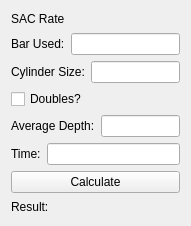
    <widget class="QWidget" name="layoutWidget">
     <property name="geometry">
      <rect>
       <x>200</x>
       <y>10</y>
       <width>191</width>
       <height>226</height>
      </rect>
     </property>
     <layout class="QVBoxLayout" name="SACRate">
      <item>
       <widget class="QLabel" name="SACRate_Title">
        <property name="text">
         <string>SAC Rate</string>
        </property>
       </widget>
      </item>
      <item>
       <layout class="QHBoxLayout" name="SAC_Bar">
        <item>
         <widget class="QLabel" name="SAC_BarLabel">
          <property name="text">
           <string>Bar Used:</string>
          </property>
         </widget>
        </item>
        <item>
         <widget class="QLineEdit" name="SAC_BarField"/>
        </item>
       </layout>
      </item>
      <item>
       <layout class="QHBoxLayout" name="SAC_Cylinder">
        <item>
         <widget class="QLabel" name="SAC_CylinderLabel">
          <property name="text">
           <string>Cylinder Size:</string>
          </property>
         </widget>
        </item>
        <item>
         <widget class="QLineEdit" name="SAC_CylinderField"/>
        </item>
       </layout>
      </item>
      <item>
       <widget class="QCheckBox" name="SAC_DoubleCheckbox">
        <property name="text">
         <string>Doubles?</string>
        </property>
       </widget>
      </item>
      <item>
       <layout class="QHBoxLayout" name="SAC_Depth">
        <item>
         <widget class="QLabel" name="SAC_DepthLabel">
          <property name="text">
           <string>Average Depth:</string>
          </property>
         </widget>
        </item>
        <item>
         <widget class="QLineEdit" name="SAC_DepthField"/>
        </item>
       </layout>
      </item>
      <item>
       <layout class="QHBoxLayout" name="SAC_Time">
        <item>
         <widget class="QLabel" name="SAC_TimeLabel">
          <property name="text">
           <string>Time:</string>
          </property>
         </widget>
        </item>
        <item>
         <widget class="QLineEdit" name="SAC_TimeField"/>
        </item>
       </layout>
      </item>
      <item>
       <widget class="QPushButton" name="SAC_CalculateButton">
        <property name="text">
         <string>Calculate</string>
        </property>
       </widget>
      </item>
      <item>
       <widget class="QLabel" name="SAC_ResultLabel">
        <property name="text">
         <string>Result:</string>
        </property>
       </widget>
      </item>
     </layout>
    </widget>
